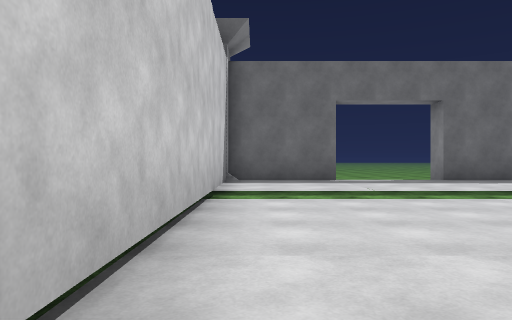
[1] (above)

15 first-person views from a walk through a scene from a Unity 3-D project. The camera is 1.2 m above the floor, looks level and sees 70° across. The floor is counted in squares, 2 m on a side. Each view is taken from the middle of a square. On the plan, view 1 faces up. The plan holds only what a view shows up to about 10 squares ahead; the rest is blank. The place goes on beyond the plan. The player is left out. Some animated figures are not drawn. Surface patterns are stand-ins for the level's own textures.

[2]
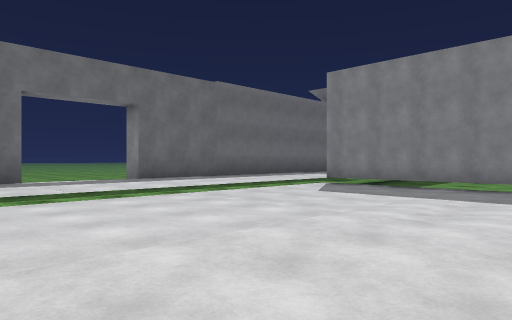

[3]
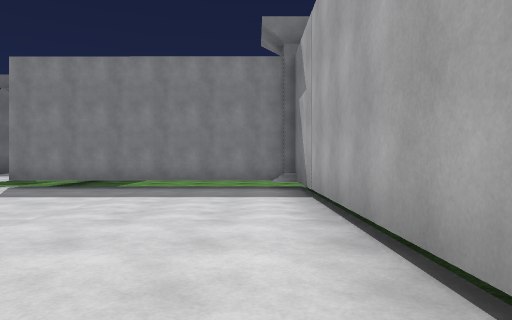

[4]
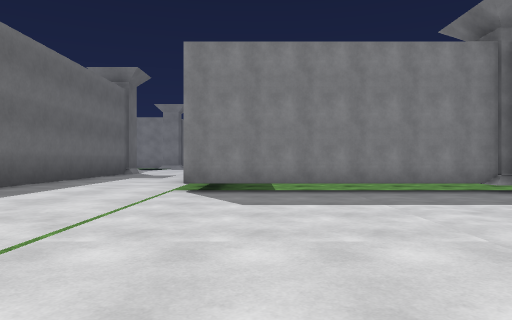

[5]
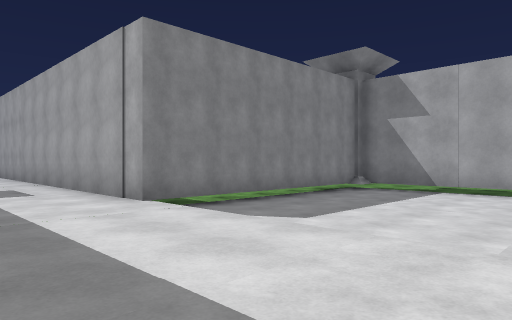

[6]
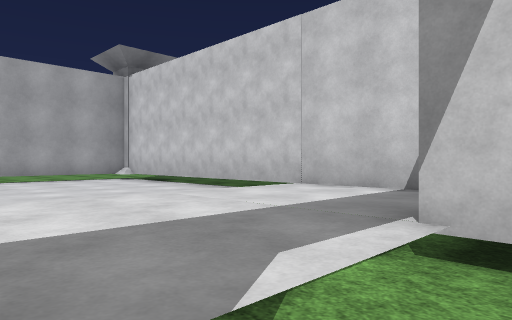

[7]
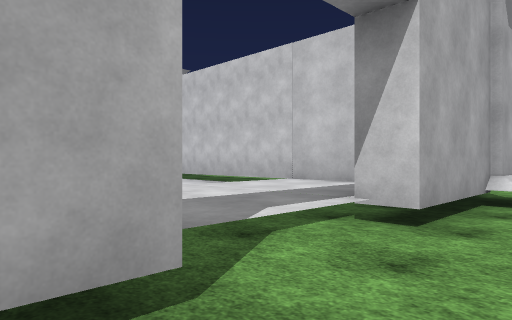

[8]
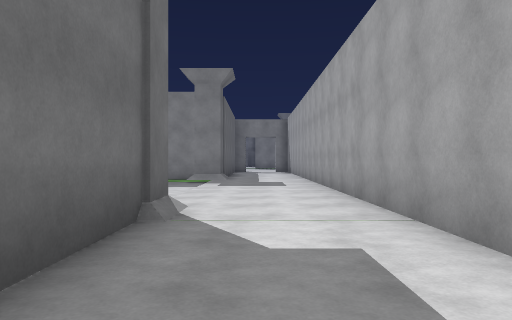

[9]
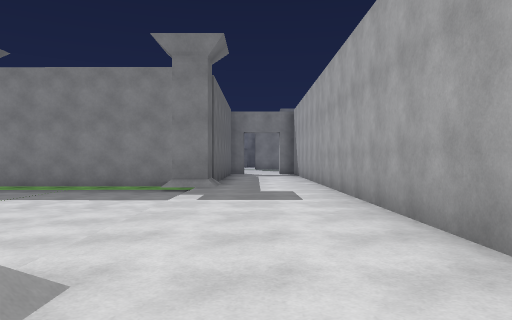

[10]
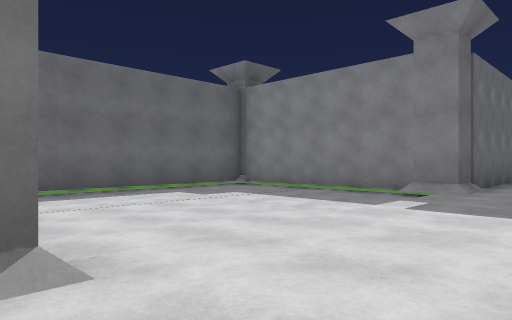

[11]
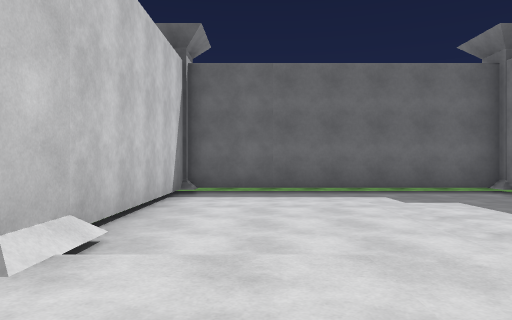

[12]
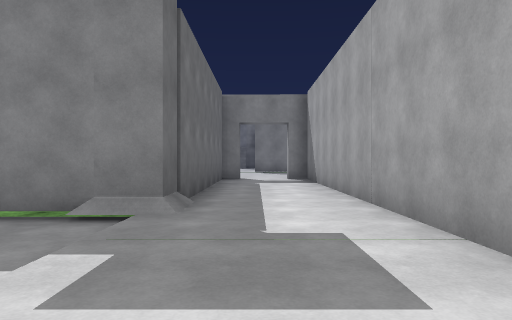

[13]
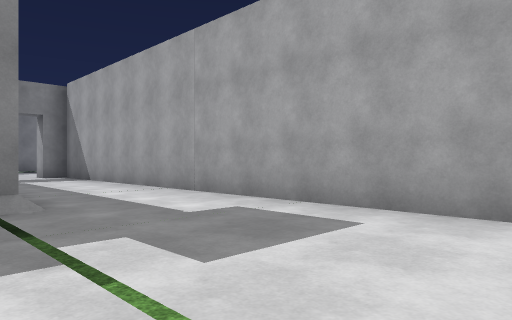

[14]
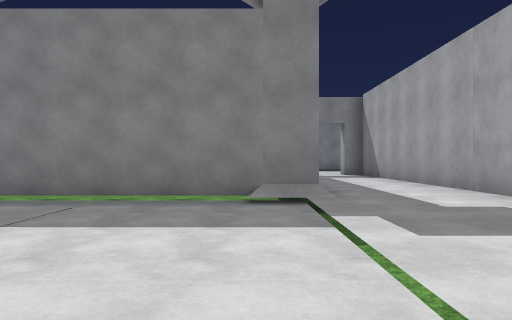

[15]
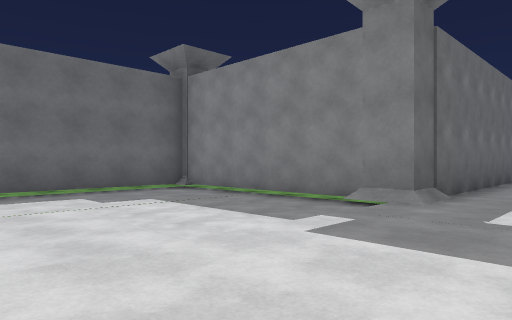

### Floor plan
Key: @ floor where view 1 was taken; # wall or solid block; . main floor; - floor 0.25 m lower than the main floor; _ floor 0.5 m lower than the main floor; / step, stairs or slope; P pillar; T thing the floor can be seen under or through.
Columns run from 3 left of view 1 to 26 right of it. Each row starts with its distance up from view 1.
 17                    ___
 16                    ____
 15
 14                 P#TTTTTTP_
 13                 #.......T_
 12                 #.......T_
 11                 #.......T_
 10      ____       #.......T_
  9 __P##___#      ##/...../P_
  8 __P##...########P....../######
  7   #...........................
  6   T...........................
  5   T--------TTT################
  4   T--------T___
  3 __T--------T___
  2 __T--------T___
  1  _T--------T___
  0   #@-------T___
 -1   P########PP__
 -2         ___ ___
 -3         __

Positions as (right, up) in squares from view 1, and headings:
1: (0, 0), facing up
2: (0, 0), facing up-right
3: (0, 0), facing right
4: (1, 4), facing right
5: (3, 8), facing down-right
6: (4, 9), facing down-left
7: (5, 10), facing down-left
8: (9, 7), facing right
9: (12, 7), facing right
10: (13, 6), facing up-right
11: (15, 6), facing up
12: (16, 7), facing right
13: (16, 9), facing down-right
14: (15, 9), facing right
15: (15, 6), facing up-right
